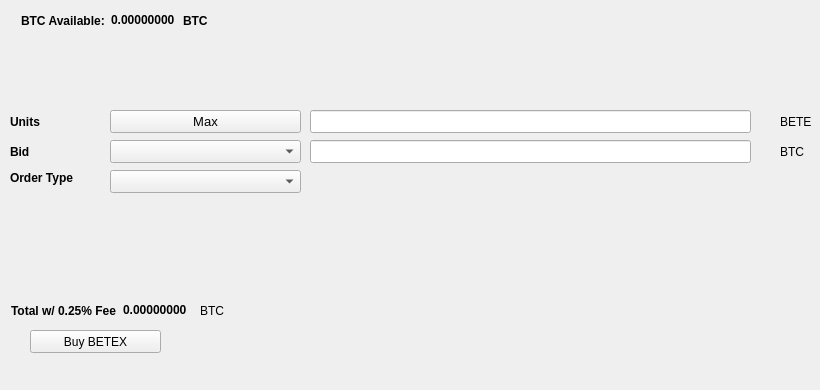
   <widget class="QWidget" name="BuyTab">
    <attribute name="title">
     <string>Buy</string>
    </attribute>
    <widget class="QPushButton" name="BuyBETEX">
     <property name="geometry">
      <rect>
       <x>30</x>
       <y>330</y>
       <width>131</width>
       <height>23</height>
      </rect>
     </property>
     <property name="text">
      <string>Buy BETEX</string>
     </property>
     <property name="icon">
      <iconset resource="../betex.qrc">
       <normaloff>:/icons/bitcoin</normaloff>:/icons/bitcoin</iconset>
     </property>
    </widget>
    <widget class="QLabel" name="label_3">
     <property name="geometry">
      <rect>
       <x>10</x>
       <y>110</y>
       <width>46</width>
       <height>23</height>
      </rect>
     </property>
     <property name="font">
      <font>
       <weight>75</weight>
       <bold>true</bold>
      </font>
     </property>
     <property name="text">
      <string>Units</string>
     </property>
    </widget>
    <widget class="QLineEdit" name="UnitsInput">
     <property name="geometry">
      <rect>
       <x>310</x>
       <y>110</y>
       <width>441</width>
       <height>23</height>
      </rect>
     </property>
     <property name="font">
      <font>
       <pointsize>9</pointsize>
       <weight>75</weight>
       <bold>true</bold>
      </font>
     </property>
    </widget>
    <widget class="QLineEdit" name="BuyBidPriceEdit">
     <property name="geometry">
      <rect>
       <x>310</x>
       <y>140</y>
       <width>441</width>
       <height>23</height>
      </rect>
     </property>
     <property name="font">
      <font>
       <pointsize>9</pointsize>
       <weight>75</weight>
       <bold>true</bold>
      </font>
     </property>
    </widget>
    <widget class="QLabel" name="label_4">
     <property name="geometry">
      <rect>
       <x>780</x>
       <y>110</y>
       <width>31</width>
       <height>23</height>
      </rect>
     </property>
     <property name="text">
      <string>BETEX</string>
     </property>
    </widget>
    <widget class="QLabel" name="label_5">
     <property name="geometry">
      <rect>
       <x>780</x>
       <y>140</y>
       <width>31</width>
       <height>23</height>
      </rect>
     </property>
     <property name="text">
      <string>BTC</string>
     </property>
    </widget>
    <widget class="QLabel" name="label_6">
     <property name="geometry">
      <rect>
       <x>10</x>
       <y>140</y>
       <width>46</width>
       <height>23</height>
      </rect>
     </property>
     <property name="font">
      <font>
       <weight>75</weight>
       <bold>true</bold>
      </font>
     </property>
     <property name="text">
      <string>Bid</string>
     </property>
    </widget>
    <widget class="QLabel" name="label_7">
     <property name="geometry">
      <rect>
       <x>10</x>
       <y>170</y>
       <width>91</width>
       <height>16</height>
      </rect>
     </property>
     <property name="font">
      <font>
       <weight>75</weight>
       <bold>true</bold>
      </font>
     </property>
     <property name="text">
      <string>Order Type</string>
     </property>
    </widget>
    <widget class="QPushButton" name="Buy_Max_Amount">
     <property name="geometry">
      <rect>
       <x>110</x>
       <y>110</y>
       <width>191</width>
       <height>23</height>
      </rect>
     </property>
     <property name="font">
      <font>
       <pointsize>10</pointsize>
      </font>
     </property>
     <property name="text">
      <string>Max</string>
     </property>
    </widget>
    <widget class="QComboBox" name="BuyBidcomboBox">
     <property name="geometry">
      <rect>
       <x>110</x>
       <y>140</y>
       <width>191</width>
       <height>23</height>
      </rect>
     </property>
     <property name="font">
      <font>
       <pointsize>10</pointsize>
      </font>
     </property>
    </widget>
    <widget class="QComboBox" name="buyOrdertypeCombo">
     <property name="geometry">
      <rect>
       <x>110</x>
       <y>170</y>
       <width>191</width>
       <height>23</height>
      </rect>
     </property>
     <property name="font">
      <font>
       <pointsize>10</pointsize>
      </font>
     </property>
    </widget>
    <widget class="QWidget" name="layoutWidget1">
     <property name="geometry">
      <rect>
       <x>21</x>
       <y>11</y>
       <width>227</width>
       <height>19</height>
      </rect>
     </property>
     <layout class="QHBoxLayout" name="horizontalLayout_3">
      <item>
       <widget class="QLabel" name="label232">
        <property name="font">
         <font>
          <weight>75</weight>
          <bold>true</bold>
         </font>
        </property>
        <property name="text">
         <string>BTC Available:</string>
        </property>
       </widget>
      </item>
      <item>
       <widget class="QLabel" name="BtcAvailableLbl">
        <property name="palette">
         <palette>
          <active>
           <colorrole role="WindowText">
            <brush brushstyle="SolidPattern">
             <color alpha="255">
              <red>0</red>
              <green>0</green>
              <blue>0</blue>
             </color>
            </brush>
           </colorrole>
           <colorrole role="Button">
            <brush brushstyle="SolidPattern">
             <color alpha="255">
              <red>0</red>
              <green>170</green>
              <blue>0</blue>
             </color>
            </brush>
           </colorrole>
           <colorrole role="Light">
            <brush brushstyle="SolidPattern">
             <color alpha="255">
              <red>0</red>
              <green>255</green>
              <blue>0</blue>
             </color>
            </brush>
           </colorrole>
           <colorrole role="Midlight">
            <brush brushstyle="SolidPattern">
             <color alpha="255">
              <red>0</red>
              <green>212</green>
              <blue>0</blue>
             </color>
            </brush>
           </colorrole>
           <colorrole role="Dark">
            <brush brushstyle="SolidPattern">
             <color alpha="255">
              <red>0</red>
              <green>85</green>
              <blue>0</blue>
             </color>
            </brush>
           </colorrole>
           <colorrole role="Mid">
            <brush brushstyle="SolidPattern">
             <color alpha="255">
              <red>0</red>
              <green>113</green>
              <blue>0</blue>
             </color>
            </brush>
           </colorrole>
           <colorrole role="Text">
            <brush brushstyle="SolidPattern">
             <color alpha="255">
              <red>0</red>
              <green>170</green>
              <blue>0</blue>
             </color>
            </brush>
           </colorrole>
           <colorrole role="BrightText">
            <brush brushstyle="SolidPattern">
             <color alpha="255">
              <red>255</red>
              <green>255</green>
              <blue>255</blue>
             </color>
            </brush>
           </colorrole>
           <colorrole role="ButtonText">
            <brush brushstyle="SolidPattern">
             <color alpha="255">
              <red>0</red>
              <green>0</green>
              <blue>0</blue>
             </color>
            </brush>
           </colorrole>
           <colorrole role="Base">
            <brush brushstyle="SolidPattern">
             <color alpha="255">
              <red>255</red>
              <green>255</green>
              <blue>255</blue>
             </color>
            </brush>
           </colorrole>
           <colorrole role="Window">
            <brush brushstyle="SolidPattern">
             <color alpha="255">
              <red>0</red>
              <green>170</green>
              <blue>0</blue>
             </color>
            </brush>
           </colorrole>
           <colorrole role="Shadow">
            <brush brushstyle="SolidPattern">
             <color alpha="255">
              <red>0</red>
              <green>0</green>
              <blue>0</blue>
             </color>
            </brush>
           </colorrole>
           <colorrole role="AlternateBase">
            <brush brushstyle="SolidPattern">
             <color alpha="255">
              <red>127</red>
              <green>212</green>
              <blue>127</blue>
             </color>
            </brush>
           </colorrole>
           <colorrole role="ToolTipBase">
            <brush brushstyle="SolidPattern">
             <color alpha="255">
              <red>255</red>
              <green>255</green>
              <blue>220</blue>
             </color>
            </brush>
           </colorrole>
           <colorrole role="ToolTipText">
            <brush brushstyle="SolidPattern">
             <color alpha="255">
              <red>0</red>
              <green>0</green>
              <blue>0</blue>
             </color>
            </brush>
           </colorrole>
          </active>
          <inactive>
           <colorrole role="WindowText">
            <brush brushstyle="SolidPattern">
             <color alpha="255">
              <red>0</red>
              <green>0</green>
              <blue>0</blue>
             </color>
            </brush>
           </colorrole>
           <colorrole role="Button">
            <brush brushstyle="SolidPattern">
             <color alpha="255">
              <red>0</red>
              <green>170</green>
              <blue>0</blue>
             </color>
            </brush>
           </colorrole>
           <colorrole role="Light">
            <brush brushstyle="SolidPattern">
             <color alpha="255">
              <red>0</red>
              <green>255</green>
              <blue>0</blue>
             </color>
            </brush>
           </colorrole>
           <colorrole role="Midlight">
            <brush brushstyle="SolidPattern">
             <color alpha="255">
              <red>0</red>
              <green>212</green>
              <blue>0</blue>
             </color>
            </brush>
           </colorrole>
           <colorrole role="Dark">
            <brush brushstyle="SolidPattern">
             <color alpha="255">
              <red>0</red>
              <green>85</green>
              <blue>0</blue>
             </color>
            </brush>
           </colorrole>
           <colorrole role="Mid">
            <brush brushstyle="SolidPattern">
             <color alpha="255">
              <red>0</red>
              <green>113</green>
              <blue>0</blue>
             </color>
            </brush>
           </colorrole>
           <colorrole role="Text">
            <brush brushstyle="SolidPattern">
             <color alpha="255">
              <red>0</red>
              <green>170</green>
              <blue>0</blue>
             </color>
            </brush>
           </colorrole>
           <colorrole role="BrightText">
            <brush brushstyle="SolidPattern">
             <color alpha="255">
              <red>255</red>
              <green>255</green>
              <blue>255</blue>
             </color>
            </brush>
           </colorrole>
           <colorrole role="ButtonText">
            <brush brushstyle="SolidPattern">
             <color alpha="255">
              <red>0</red>
              <green>0</green>
              <blue>0</blue>
             </color>
            </brush>
           </colorrole>
           <colorrole role="Base">
            <brush brushstyle="SolidPattern">
             <color alpha="255">
              <red>255</red>
              <green>255</green>
              <blue>255</blue>
             </color>
            </brush>
           </colorrole>
           <colorrole role="Window">
            <brush brushstyle="SolidPattern">
             <color alpha="255">
              <red>0</red>
              <green>170</green>
              <blue>0</blue>
             </color>
            </brush>
           </colorrole>
           <colorrole role="Shadow">
            <brush brushstyle="SolidPattern">
             <color alpha="255">
              <red>0</red>
              <green>0</green>
              <blue>0</blue>
             </color>
            </brush>
           </colorrole>
           <colorrole role="AlternateBase">
            <brush brushstyle="SolidPattern">
             <color alpha="255">
              <red>127</red>
              <green>212</green>
              <blue>127</blue>
             </color>
            </brush>
           </colorrole>
           <colorrole role="ToolTipBase">
            <brush brushstyle="SolidPattern">
             <color alpha="255">
              <red>255</red>
              <green>255</green>
              <blue>220</blue>
             </color>
            </brush>
           </colorrole>
           <colorrole role="ToolTipText">
            <brush brushstyle="SolidPattern">
             <color alpha="255">
              <red>0</red>
              <green>0</green>
              <blue>0</blue>
             </color>
            </brush>
           </colorrole>
          </inactive>
          <disabled>
           <colorrole role="WindowText">
            <brush brushstyle="SolidPattern">
             <color alpha="255">
              <red>0</red>
              <green>85</green>
              <blue>0</blue>
             </color>
            </brush>
           </colorrole>
           <colorrole role="Button">
            <brush brushstyle="SolidPattern">
             <color alpha="255">
              <red>0</red>
              <green>170</green>
              <blue>0</blue>
             </color>
            </brush>
           </colorrole>
           <colorrole role="Light">
            <brush brushstyle="SolidPattern">
             <color alpha="255">
              <red>0</red>
              <green>255</green>
              <blue>0</blue>
             </color>
            </brush>
           </colorrole>
           <colorrole role="Midlight">
            <brush brushstyle="SolidPattern">
             <color alpha="255">
              <red>0</red>
              <green>212</green>
              <blue>0</blue>
             </color>
            </brush>
           </colorrole>
           <colorrole role="Dark">
            <brush brushstyle="SolidPattern">
             <color alpha="255">
              <red>0</red>
              <green>85</green>
              <blue>0</blue>
             </color>
            </brush>
           </colorrole>
           <colorrole role="Mid">
            <brush brushstyle="SolidPattern">
             <color alpha="255">
              <red>0</red>
              <green>113</green>
              <blue>0</blue>
             </color>
            </brush>
           </colorrole>
           <colorrole role="Text">
            <brush brushstyle="SolidPattern">
             <color alpha="255">
              <red>0</red>
              <green>85</green>
              <blue>0</blue>
             </color>
            </brush>
           </colorrole>
           <colorrole role="BrightText">
            <brush brushstyle="SolidPattern">
             <color alpha="255">
              <red>255</red>
              <green>255</green>
              <blue>255</blue>
             </color>
            </brush>
           </colorrole>
           <colorrole role="ButtonText">
            <brush brushstyle="SolidPattern">
             <color alpha="255">
              <red>0</red>
              <green>85</green>
              <blue>0</blue>
             </color>
            </brush>
           </colorrole>
           <colorrole role="Base">
            <brush brushstyle="SolidPattern">
             <color alpha="255">
              <red>0</red>
              <green>170</green>
              <blue>0</blue>
             </color>
            </brush>
           </colorrole>
           <colorrole role="Window">
            <brush brushstyle="SolidPattern">
             <color alpha="255">
              <red>0</red>
              <green>170</green>
              <blue>0</blue>
             </color>
            </brush>
           </colorrole>
           <colorrole role="Shadow">
            <brush brushstyle="SolidPattern">
             <color alpha="255">
              <red>0</red>
              <green>0</green>
              <blue>0</blue>
             </color>
            </brush>
           </colorrole>
           <colorrole role="AlternateBase">
            <brush brushstyle="SolidPattern">
             <color alpha="255">
              <red>0</red>
              <green>170</green>
              <blue>0</blue>
             </color>
            </brush>
           </colorrole>
           <colorrole role="ToolTipBase">
            <brush brushstyle="SolidPattern">
             <color alpha="255">
              <red>255</red>
              <green>255</green>
              <blue>220</blue>
             </color>
            </brush>
           </colorrole>
           <colorrole role="ToolTipText">
            <brush brushstyle="SolidPattern">
             <color alpha="255">
              <red>0</red>
              <green>0</green>
              <blue>0</blue>
             </color>
            </brush>
           </colorrole>
          </disabled>
         </palette>
        </property>
        <property name="font">
         <font>
          <weight>75</weight>
          <bold>true</bold>
         </font>
        </property>
        <property name="text">
         <string>0.00000000</string>
        </property>
        <property name="textInteractionFlags">
         <set>Qt::LinksAccessibleByMouse|Qt::TextSelectableByKeyboard|Qt::TextSelectableByMouse</set>
        </property>
       </widget>
      </item>
      <item>
       <widget class="QLabel" name="BtcAvailableLbl_2">
        <property name="font">
         <font>
          <weight>75</weight>
          <bold>true</bold>
         </font>
        </property>
        <property name="text">
         <string>BTC</string>
        </property>
       </widget>
      </item>
     </layout>
    </widget>
    <widget class="QWidget" name="layoutWidge2">
     <property name="geometry">
      <rect>
       <x>11</x>
       <y>301</y>
       <width>259</width>
       <height>19</height>
      </rect>
     </property>
     <layout class="QHBoxLayout" name="horizontalLayout_4">
      <item>
       <widget class="QLabel" name="label_9">
        <property name="font">
         <font>
          <weight>75</weight>
          <bold>true</bold>
         </font>
        </property>
        <property name="text">
         <string>Total w/ 0.25% Fee</string>
        </property>
       </widget>
      </item>
      <item>
       <widget class="QLabel" name="BuyCostLabel">
        <property name="palette">
         <palette>
          <active>
           <colorrole role="WindowText">
            <brush brushstyle="SolidPattern">
             <color alpha="255">
              <red>0</red>
              <green>0</green>
              <blue>0</blue>
             </color>
            </brush>
           </colorrole>
           <colorrole role="Button">
            <brush brushstyle="SolidPattern">
             <color alpha="255">
              <red>0</red>
              <green>170</green>
              <blue>0</blue>
             </color>
            </brush>
           </colorrole>
           <colorrole role="Light">
            <brush brushstyle="SolidPattern">
             <color alpha="255">
              <red>0</red>
              <green>255</green>
              <blue>0</blue>
             </color>
            </brush>
           </colorrole>
           <colorrole role="Midlight">
            <brush brushstyle="SolidPattern">
             <color alpha="255">
              <red>0</red>
              <green>212</green>
              <blue>0</blue>
             </color>
            </brush>
           </colorrole>
           <colorrole role="Dark">
            <brush brushstyle="SolidPattern">
             <color alpha="255">
              <red>0</red>
              <green>85</green>
              <blue>0</blue>
             </color>
            </brush>
           </colorrole>
           <colorrole role="Mid">
            <brush brushstyle="SolidPattern">
             <color alpha="255">
              <red>0</red>
              <green>113</green>
              <blue>0</blue>
             </color>
            </brush>
           </colorrole>
           <colorrole role="Text">
            <brush brushstyle="SolidPattern">
             <color alpha="255">
              <red>0</red>
              <green>170</green>
              <blue>0</blue>
             </color>
            </brush>
           </colorrole>
           <colorrole role="BrightText">
            <brush brushstyle="SolidPattern">
             <color alpha="255">
              <red>255</red>
              <green>255</green>
              <blue>255</blue>
             </color>
            </brush>
           </colorrole>
           <colorrole role="ButtonText">
            <brush brushstyle="SolidPattern">
             <color alpha="255">
              <red>0</red>
              <green>0</green>
              <blue>0</blue>
             </color>
            </brush>
           </colorrole>
           <colorrole role="Base">
            <brush brushstyle="SolidPattern">
             <color alpha="255">
              <red>255</red>
              <green>255</green>
              <blue>255</blue>
             </color>
            </brush>
           </colorrole>
           <colorrole role="Window">
            <brush brushstyle="SolidPattern">
             <color alpha="255">
              <red>0</red>
              <green>170</green>
              <blue>0</blue>
             </color>
            </brush>
           </colorrole>
           <colorrole role="Shadow">
            <brush brushstyle="SolidPattern">
             <color alpha="255">
              <red>0</red>
              <green>0</green>
              <blue>0</blue>
             </color>
            </brush>
           </colorrole>
           <colorrole role="AlternateBase">
            <brush brushstyle="SolidPattern">
             <color alpha="255">
              <red>127</red>
              <green>212</green>
              <blue>127</blue>
             </color>
            </brush>
           </colorrole>
           <colorrole role="ToolTipBase">
            <brush brushstyle="SolidPattern">
             <color alpha="255">
              <red>255</red>
              <green>255</green>
              <blue>220</blue>
             </color>
            </brush>
           </colorrole>
           <colorrole role="ToolTipText">
            <brush brushstyle="SolidPattern">
             <color alpha="255">
              <red>0</red>
              <green>0</green>
              <blue>0</blue>
             </color>
            </brush>
           </colorrole>
          </active>
          <inactive>
           <colorrole role="WindowText">
            <brush brushstyle="SolidPattern">
             <color alpha="255">
              <red>0</red>
              <green>0</green>
              <blue>0</blue>
             </color>
            </brush>
           </colorrole>
           <colorrole role="Button">
            <brush brushstyle="SolidPattern">
             <color alpha="255">
              <red>0</red>
              <green>170</green>
              <blue>0</blue>
             </color>
            </brush>
           </colorrole>
           <colorrole role="Light">
            <brush brushstyle="SolidPattern">
             <color alpha="255">
              <red>0</red>
              <green>255</green>
              <blue>0</blue>
             </color>
            </brush>
           </colorrole>
           <colorrole role="Midlight">
            <brush brushstyle="SolidPattern">
             <color alpha="255">
              <red>0</red>
              <green>212</green>
              <blue>0</blue>
             </color>
            </brush>
           </colorrole>
           <colorrole role="Dark">
            <brush brushstyle="SolidPattern">
             <color alpha="255">
              <red>0</red>
              <green>85</green>
              <blue>0</blue>
             </color>
            </brush>
           </colorrole>
           <colorrole role="Mid">
            <brush brushstyle="SolidPattern">
             <color alpha="255">
              <red>0</red>
              <green>113</green>
              <blue>0</blue>
             </color>
            </brush>
           </colorrole>
           <colorrole role="Text">
            <brush brushstyle="SolidPattern">
             <color alpha="255">
              <red>0</red>
              <green>170</green>
              <blue>0</blue>
             </color>
            </brush>
           </colorrole>
           <colorrole role="BrightText">
            <brush brushstyle="SolidPattern">
             <color alpha="255">
              <red>255</red>
              <green>255</green>
              <blue>255</blue>
             </color>
            </brush>
           </colorrole>
           <colorrole role="ButtonText">
            <brush brushstyle="SolidPattern">
             <color alpha="255">
              <red>0</red>
              <green>0</green>
              <blue>0</blue>
             </color>
            </brush>
           </colorrole>
           <colorrole role="Base">
            <brush brushstyle="SolidPattern">
             <color alpha="255">
              <red>255</red>
              <green>255</green>
              <blue>255</blue>
             </color>
            </brush>
           </colorrole>
           <colorrole role="Window">
            <brush brushstyle="SolidPattern">
             <color alpha="255">
              <red>0</red>
              <green>170</green>
              <blue>0</blue>
             </color>
            </brush>
           </colorrole>
           <colorrole role="Shadow">
            <brush brushstyle="SolidPattern">
             <color alpha="255">
              <red>0</red>
              <green>0</green>
              <blue>0</blue>
             </color>
            </brush>
           </colorrole>
           <colorrole role="AlternateBase">
            <brush brushstyle="SolidPattern">
             <color alpha="255">
              <red>127</red>
              <green>212</green>
              <blue>127</blue>
             </color>
            </brush>
           </colorrole>
           <colorrole role="ToolTipBase">
            <brush brushstyle="SolidPattern">
             <color alpha="255">
              <red>255</red>
              <green>255</green>
              <blue>220</blue>
             </color>
            </brush>
           </colorrole>
           <colorrole role="ToolTipText">
            <brush brushstyle="SolidPattern">
             <color alpha="255">
              <red>0</red>
              <green>0</green>
              <blue>0</blue>
             </color>
            </brush>
           </colorrole>
          </inactive>
          <disabled>
           <colorrole role="WindowText">
            <brush brushstyle="SolidPattern">
             <color alpha="255">
              <red>0</red>
              <green>85</green>
              <blue>0</blue>
             </color>
            </brush>
           </colorrole>
           <colorrole role="Button">
            <brush brushstyle="SolidPattern">
             <color alpha="255">
              <red>0</red>
              <green>170</green>
              <blue>0</blue>
             </color>
            </brush>
           </colorrole>
           <colorrole role="Light">
            <brush brushstyle="SolidPattern">
             <color alpha="255">
              <red>0</red>
              <green>255</green>
              <blue>0</blue>
             </color>
            </brush>
           </colorrole>
           <colorrole role="Midlight">
            <brush brushstyle="SolidPattern">
             <color alpha="255">
              <red>0</red>
              <green>212</green>
              <blue>0</blue>
             </color>
            </brush>
           </colorrole>
           <colorrole role="Dark">
            <brush brushstyle="SolidPattern">
             <color alpha="255">
              <red>0</red>
              <green>85</green>
              <blue>0</blue>
             </color>
            </brush>
           </colorrole>
           <colorrole role="Mid">
            <brush brushstyle="SolidPattern">
             <color alpha="255">
              <red>0</red>
              <green>113</green>
              <blue>0</blue>
             </color>
            </brush>
           </colorrole>
           <colorrole role="Text">
            <brush brushstyle="SolidPattern">
             <color alpha="255">
              <red>0</red>
              <green>85</green>
              <blue>0</blue>
             </color>
            </brush>
           </colorrole>
           <colorrole role="BrightText">
            <brush brushstyle="SolidPattern">
             <color alpha="255">
              <red>255</red>
              <green>255</green>
              <blue>255</blue>
             </color>
            </brush>
           </colorrole>
           <colorrole role="ButtonText">
            <brush brushstyle="SolidPattern">
             <color alpha="255">
              <red>0</red>
              <green>85</green>
              <blue>0</blue>
             </color>
            </brush>
           </colorrole>
           <colorrole role="Base">
            <brush brushstyle="SolidPattern">
             <color alpha="255">
              <red>0</red>
              <green>170</green>
              <blue>0</blue>
             </color>
            </brush>
           </colorrole>
           <colorrole role="Window">
            <brush brushstyle="SolidPattern">
             <color alpha="255">
              <red>0</red>
              <green>170</green>
              <blue>0</blue>
             </color>
            </brush>
           </colorrole>
           <colorrole role="Shadow">
            <brush brushstyle="SolidPattern">
             <color alpha="255">
              <red>0</red>
              <green>0</green>
              <blue>0</blue>
             </color>
            </brush>
           </colorrole>
           <colorrole role="AlternateBase">
            <brush brushstyle="SolidPattern">
             <color alpha="255">
              <red>0</red>
              <green>170</green>
              <blue>0</blue>
             </color>
            </brush>
           </colorrole>
           <colorrole role="ToolTipBase">
            <brush brushstyle="SolidPattern">
             <color alpha="255">
              <red>255</red>
              <green>255</green>
              <blue>220</blue>
             </color>
            </brush>
           </colorrole>
           <colorrole role="ToolTipText">
            <brush brushstyle="SolidPattern">
             <color alpha="255">
              <red>0</red>
              <green>0</green>
              <blue>0</blue>
             </color>
            </brush>
           </colorrole>
          </disabled>
         </palette>
        </property>
        <property name="font">
         <font>
          <weight>75</weight>
          <bold>true</bold>
         </font>
        </property>
        <property name="autoFillBackground">
         <bool>false</bool>
        </property>
        <property name="text">
         <string>0.00000000</string>
        </property>
        <property name="textInteractionFlags">
         <set>Qt::LinksAccessibleByMouse|Qt::TextSelectableByMouse</set>
        </property>
       </widget>
      </item>
      <item>
       <widget class="QLabel" name="label_10">
        <property name="font">
         <font>
          <weight>50</weight>
          <bold>false</bold>
         </font>
        </property>
        <property name="text">
         <string>BTC</string>
        </property>
       </widget>
      </item>
     </layout>
    </widget>
    <widget class="QLabel" name="label_24">
     <property name="geometry">
      <rect>
       <x>460</x>
       <y>300</y>
       <width>281</width>
       <height>81</height>
      </rect>
     </property>
     <property name="text">
      <string/>
     </property>
     <property name="pixmap">
      <pixmap>:/images/bittrex</pixmap>
     </property>
    </widget>
   </widget>
